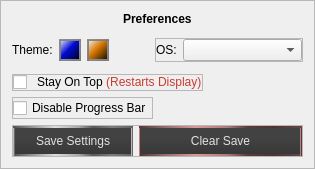
                        <widget class="QFrame" name="preferences">
                         <property name="styleSheet">
                          <string notr="true">QFrame#preferences
{
	border: 1px solid qlineargradient(spread:pad, x1:0, y1:0, x2:1, y2:1, stop:0 rgba(13, 13, 13, 255), stop:1 rgba(25, 25, 25, 255));
	background-color: rgb(41, 41, 41);
}</string>
                         </property>
                         <property name="frameShape">
                          <enum>QFrame::StyledPanel</enum>
                         </property>
                         <property name="frameShadow">
                          <enum>QFrame::Raised</enum>
                         </property>
                         <layout class="QVBoxLayout" name="verticalLayout_8">
                          <item alignment="Qt::AlignHCenter">
                           <widget class="QLabel" name="prefLab">
                            <property name="font">
                             <font>
                              <italic>false</italic>
                              <bold>true</bold>
                             </font>
                            </property>
                            <property name="text">
                             <string>&lt;html&gt;&lt;head/&gt;&lt;body&gt;&lt;p&gt;Preferences&lt;/p&gt;&lt;/body&gt;&lt;/html&gt;</string>
                            </property>
                           </widget>
                          </item>
                          <item alignment="Qt::AlignHCenter">
                           <widget class="QFrame" name="topPrefFrame">
                            <property name="frameShape">
                             <enum>QFrame::NoFrame</enum>
                            </property>
                            <property name="frameShadow">
                             <enum>QFrame::Raised</enum>
                            </property>
                            <layout class="QHBoxLayout" name="horizontalLayout">
                             <property name="leftMargin">
                              <number>0</number>
                             </property>
                             <property name="topMargin">
                              <number>6</number>
                             </property>
                             <property name="rightMargin">
                              <number>0</number>
                             </property>
                             <property name="bottomMargin">
                              <number>6</number>
                             </property>
                             <item>
                              <widget class="QLabel" name="themeLab">
                               <property name="text">
                                <string>Theme:</string>
                               </property>
                              </widget>
                             </item>
                             <item>
                              <widget class="QPushButton" name="color1But">
                               <property name="minimumSize">
                                <size>
                                 <width>22</width>
                                 <height>22</height>
                                </size>
                               </property>
                               <property name="maximumSize">
                                <size>
                                 <width>22</width>
                                 <height>22</height>
                                </size>
                               </property>
                               <property name="styleSheet">
                                <string notr="true">QPushButton{
border: 2px solid qlineargradient(spread:pad, x1:0, y1:0, x2:1, y2:1, stop:0 rgba(150, 150, 150, 255), stop:1 rgba(116, 116, 116, 255));
background-color: qlineargradient(spread:pad, x1:0, y1:0, x2:1, y2:1, stop:0 rgba(255, 255, 255, 255), stop:0.452514 rgba(0, 12, 212, 255), stop:1 rgba(0, 0, 0, 255));
}

QPushButton:hover
{
border: 2px solid qlineargradient(spread:pad, x1:0, y1:0, x2:1, y2:1, stop:0 rgba(182, 182, 182, 255), stop:1 rgba(139, 139, 139, 255));
}</string>
                               </property>
                               <property name="text">
                                <string/>
                               </property>
                              </widget>
                             </item>
                             <item>
                              <widget class="QPushButton" name="color2But">
                               <property name="minimumSize">
                                <size>
                                 <width>22</width>
                                 <height>22</height>
                                </size>
                               </property>
                               <property name="maximumSize">
                                <size>
                                 <width>22</width>
                                 <height>22</height>
                                </size>
                               </property>
                               <property name="styleSheet">
                                <string notr="true">QPushButton{
border: 2px solid qlineargradient(spread:pad, x1:0, y1:0, x2:1, y2:1, stop:0 rgba(150, 150, 150, 255), stop:1 rgba(116, 116, 116, 255));
background-color: qlineargradient(spread:pad, x1:0, y1:0, x2:1, y2:1, stop:0 rgba(255, 255, 255, 255), stop:0.452514 rgba(212, 118, 0, 255), stop:1 rgba(0, 0, 0, 255));
}

QPushButton:hover
{
border: 2px solid qlineargradient(spread:pad, x1:0, y1:0, x2:1, y2:1, stop:0 rgba(182, 182, 182, 255), stop:1 rgba(139, 139, 139, 255));
}</string>
                               </property>
                               <property name="text">
                                <string/>
                               </property>
                              </widget>
                             </item>
                             <item>
                              <spacer name="horizontalSpacer_2">
                               <property name="orientation">
                                <enum>Qt::Horizontal</enum>
                               </property>
                               <property name="sizeHint" stdset="0">
                                <size>
                                 <width>40</width>
                                 <height>20</height>
                                </size>
                               </property>
                              </spacer>
                             </item>
                             <item alignment="Qt::AlignRight">
                              <widget class="QFrame" name="OsFrame">
                               <property name="frameShape">
                                <enum>QFrame::StyledPanel</enum>
                               </property>
                               <property name="frameShadow">
                                <enum>QFrame::Raised</enum>
                               </property>
                               <layout class="QHBoxLayout" name="horizontalLayout_2">
                                <property name="leftMargin">
                                 <number>0</number>
                                </property>
                                <property name="topMargin">
                                 <number>0</number>
                                </property>
                                <property name="rightMargin">
                                 <number>0</number>
                                </property>
                                <property name="bottomMargin">
                                 <number>0</number>
                                </property>
                                <item>
                                 <widget class="QLabel" name="label">
                                  <property name="text">
                                   <string>OS:</string>
                                  </property>
                                 </widget>
                                </item>
                                <item>
                                 <widget class="QComboBox" name="OS">
                                  <property name="minimumSize">
                                   <size>
                                    <width>119</width>
                                    <height>0</height>
                                   </size>
                                  </property>
                                  <property name="maximumSize">
                                   <size>
                                    <width>100</width>
                                    <height>16777215</height>
                                   </size>
                                  </property>
                                 </widget>
                                </item>
                               </layout>
                              </widget>
                             </item>
                            </layout>
                           </widget>
                          </item>
                          <item alignment="Qt::AlignLeft">
                           <widget class="QFrame" name="stayTopFrame">
                            <property name="frameShape">
                             <enum>QFrame::StyledPanel</enum>
                            </property>
                            <property name="frameShadow">
                             <enum>QFrame::Raised</enum>
                            </property>
                            <layout class="QHBoxLayout" name="horizontalLayout_5">
                             <property name="spacing">
                              <number>10</number>
                             </property>
                             <property name="leftMargin">
                              <number>0</number>
                             </property>
                             <property name="topMargin">
                              <number>0</number>
                             </property>
                             <property name="rightMargin">
                              <number>0</number>
                             </property>
                             <property name="bottomMargin">
                              <number>0</number>
                             </property>
                             <item>
                              <widget class="QCheckBox" name="stayTopCheck">
                               <property name="sizePolicy">
                                <sizepolicy hsizetype="Preferred" vsizetype="Fixed">
                                 <horstretch>0</horstretch>
                                 <verstretch>0</verstretch>
                                </sizepolicy>
                               </property>
                               <property name="maximumSize">
                                <size>
                                 <width>16</width>
                                 <height>16777215</height>
                                </size>
                               </property>
                               <property name="layoutDirection">
                                <enum>Qt::RightToLeft</enum>
                               </property>
                               <property name="styleSheet">
                                <string notr="true"/>
                               </property>
                               <property name="text">
                                <string/>
                               </property>
                               <property name="checked">
                                <bool>false</bool>
                               </property>
                              </widget>
                             </item>
                             <item>
                              <widget class="QLabel" name="stayTopLab">
                               <property name="text">
                                <string>&lt;html&gt;&lt;head/&gt;&lt;body&gt;&lt;p&gt;Stay On Top &lt;span style=&quot; color:#ca3b31;&quot;&gt;(Restarts Display)&lt;/span&gt;&lt;/p&gt;&lt;/body&gt;&lt;/html&gt;</string>
                               </property>
                              </widget>
                             </item>
                            </layout>
                           </widget>
                          </item>
                          <item alignment="Qt::AlignLeft">
                           <widget class="QFrame" name="ProgressBarOpt">
                            <property name="frameShape">
                             <enum>QFrame::StyledPanel</enum>
                            </property>
                            <property name="frameShadow">
                             <enum>QFrame::Raised</enum>
                            </property>
                            <layout class="QHBoxLayout" name="horizontalLayout_6">
                             <property name="spacing">
                              <number>10</number>
                             </property>
                             <property name="leftMargin">
                              <number>0</number>
                             </property>
                             <property name="topMargin">
                              <number>0</number>
                             </property>
                             <property name="rightMargin">
                              <number>0</number>
                             </property>
                             <property name="bottomMargin">
                              <number>0</number>
                             </property>
                             <item alignment="Qt::AlignHCenter">
                              <widget class="QCheckBox" name="disableProg">
                               <property name="text">
                                <string>Disable Progress Bar</string>
                               </property>
                              </widget>
                             </item>
                            </layout>
                           </widget>
                          </item>
                          <item>
                           <widget class="QFrame" name="saveFrame">
                            <property name="frameShape">
                             <enum>QFrame::StyledPanel</enum>
                            </property>
                            <property name="frameShadow">
                             <enum>QFrame::Raised</enum>
                            </property>
                            <layout class="QHBoxLayout" name="horizontalLayout_7">
                             <property name="leftMargin">
                              <number>0</number>
                             </property>
                             <property name="topMargin">
                              <number>0</number>
                             </property>
                             <property name="rightMargin">
                              <number>0</number>
                             </property>
                             <property name="bottomMargin">
                              <number>0</number>
                             </property>
                             <item>
                              <widget class="MyPushButton" name="SaveState">
                               <property name="minimumSize">
                                <size>
                                 <width>120</width>
                                 <height>30</height>
                                </size>
                               </property>
                               <property name="maximumSize">
                                <size>
                                 <width>120</width>
                                 <height>30</height>
                                </size>
                               </property>
                               <property name="styleSheet">
                                <string notr="true">QPushButton{
    background-color:qlineargradient(spread:pad, x1:0.5, y1:1, x2:0.5, y2:0.398, stop:0 rgba(55, 55, 55, 255), stop:1 rgba(66, 66, 66, 255));
	color:rgb(225, 225, 225);
border:2px solid qlineargradient(spread:pad, x1:0, y1:0.511, x2:1, y2:0.5, stop:0 rgba(80, 80, 80, 255), stop:0.155556 rgba(146, 146, 146, 255), stop:0.35 rgba(221, 221, 221, 255), stop:0.544444 rgba(169, 169, 169, 255), stop:0.666667 rgba(89, 89, 89, 255), stop:0.827778 rgba(127, 123, 127, 255), stop:0.994444 rgba(99, 99, 99, 255));
}

QPushButton:hover{

}

QPushButton:pressed
{
background-color:qlineargradient(spread:pad, x1:0.5, y1:1, x2:0.5, y2:0.398, stop:0 rgba(62, 62, 62, 255), stop:1 rgba(48, 48, 48, 255));
color:rgb(210, 210, 210);
}



</string>
                               </property>
                               <property name="text">
                                <string>Save Settings</string>
                               </property>
                              </widget>
                             </item>
                             <item>
                              <widget class="MyPushButton" name="defaultState">
                               <property name="minimumSize">
                                <size>
                                 <width>0</width>
                                 <height>30</height>
                                </size>
                               </property>
                               <property name="styleSheet">
                                <string notr="true">QPushButton{
    background-color:qlineargradient(spread:pad, x1:0.5, y1:1, x2:0.5, y2:0.398, stop:0 rgba(55, 55, 55, 255), stop:1 rgba(66, 66, 66, 255));
	color:rgb(225, 225, 225);
border:2px solid qlineargradient(spread:pad, x1:0, y1:0.511, x2:1, y2:0.5, stop:0 rgba(80, 55, 55, 255), stop:0.155556 rgba(146, 107, 107, 255), stop:0.35 rgba(221, 152, 152, 255), stop:0.544444 rgba(169, 121, 121, 255), stop:0.666667 rgba(89, 57, 57, 255), stop:0.827778 rgba(80, 51, 51, 255), stop:0.994444 rgba(99, 71, 71, 255));
}

QPushButton:hover{

}

QPushButton:pressed
{
background-color:qlineargradient(spread:pad, x1:0.5, y1:1, x2:0.5, y2:0.398, stop:0 rgba(62, 62, 62, 255), stop:1 rgba(48, 48, 48, 255));
color:rgb(210, 210, 210);
}



</string>
                               </property>
                               <property name="text">
                                <string>Clear Save</string>
                               </property>
                              </widget>
                             </item>
                            </layout>
                           </widget>
                          </item>
                         </layout>
                        </widget>
